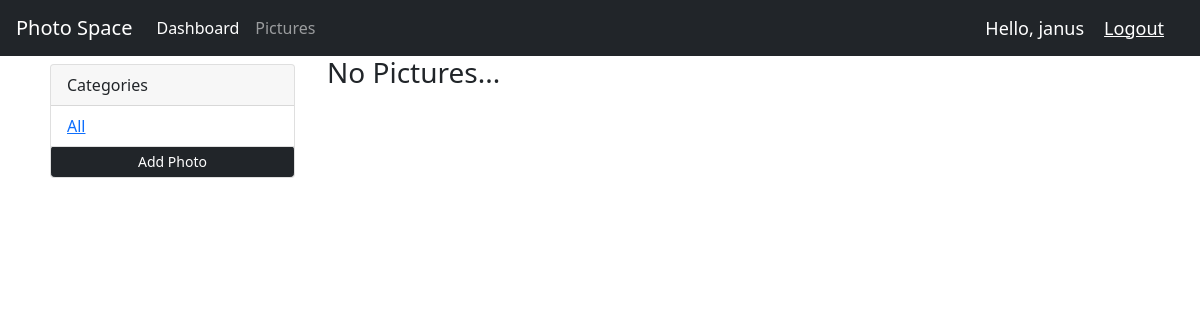
Before: /gallery?category=Nature (signed in) with the older database file.
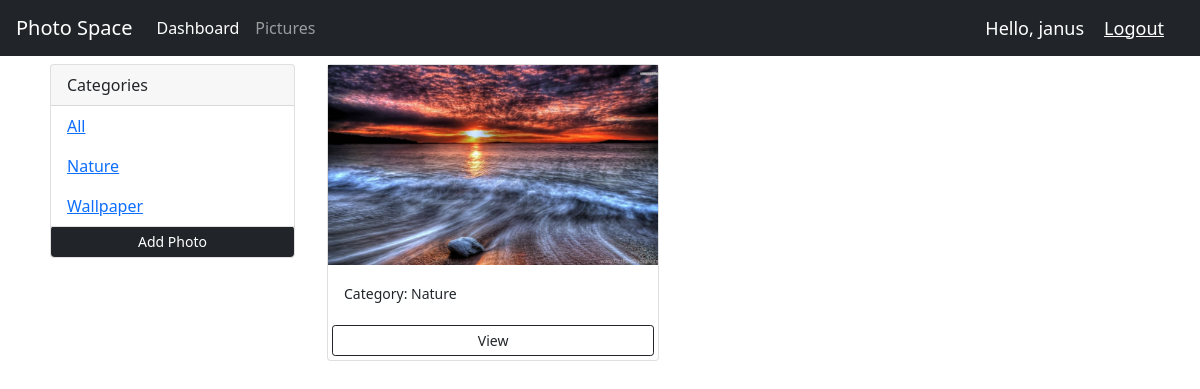
After: the same page with the newer database file.
### accounts/models.py (models this page shows, shortened)
class Category(models.Model):
    name = models.CharField(max_length=100, null=False, blank=False)

class Picture(models.Model):
    category = models.ForeignKey(Category, on_delete=models.SET_NULL, null=True)
    picture = models.ImageField(null=False, blank=False, default="Image")
    name = models.CharField(max_length=200, null=True)
    description = models.TextField(default="Description")
    date_uploaded = models.DateTimeField(auto_now_add=True, null=True)

### accounts/views.py (the view)
# urls.py: path('gallery', views.gallery, name="gallery")
@login_required(login_url='login')
def gallery(request):
    category = request.GET.get('category')
    if category == None:
        pictures = Picture.objects.all()
    else:
        pictures = Picture.objects.filter(category__name=category)
    categories = Category.objects.all()
    context = {'categories': categories, 'pictures': pictures}
    return render(request, 'accounts/gallery.html', context)

### accounts/templates/accounts/gallery.html (shortened to what this page needs)
{%  extends 'accounts/main.html' %}
{% load static %}
{% block content %}
<link href="https://cdn.jsdelivr.net/npm/bootstrap@5.1.3/dist/css/bootstrap.min.css" rel="stylesheet">
<div class="container">
  <div class="row">
    <div class="col-md-3">
      <div class="card m-2">
        <div class="card-header">
           Categories
        </div>
        <ul class="list-group list-group-flush">
          <li class="list-group-item">
            <a href="{% url 'gallery' %}">All</a>
          </li>
        {%for category in categories%}
          <li class="list-group-item">
            <a href="{% url 'gallery' %}?category={{category.name}}">{{category.name}}</a>
          </li>
        {% endfor %}
          <a href="{% url 'add_picture'%}" class="btn btn-dark btn-block btn-sm">Add Photo</a>
        </ul>
        </div>
    </div>
    <div class="col">
      <div class="row">
        {% for picture in pictures %}
        <div class="col-md-5">
          <div class="card my-2">
            <img class="image-thumbnail" src="{{picture.picture.url}}" alt="Card image cap">
            <div class="card-body">
              <small>Category: {{picture.category.name}}</small>
            </div>
            <a href="{% url 'view_picture' picture.id %}" class="btn btn-outline-dark btn-sm m-1">View</a>
          </div>
        </div>
        {% empty %}
        <h3>No Pictures...</h3>
        {% endfor %}
      </div>
    </div>
  </div>
</div>
{% endblock %}

Changed rows visible on the page:
added Category: name "Nature"
added Category: name "Wallpaper"
added Picture: picture (picture), category.name "Nature"
Other visible differences:
text no longer shown: "No Pictures..."
